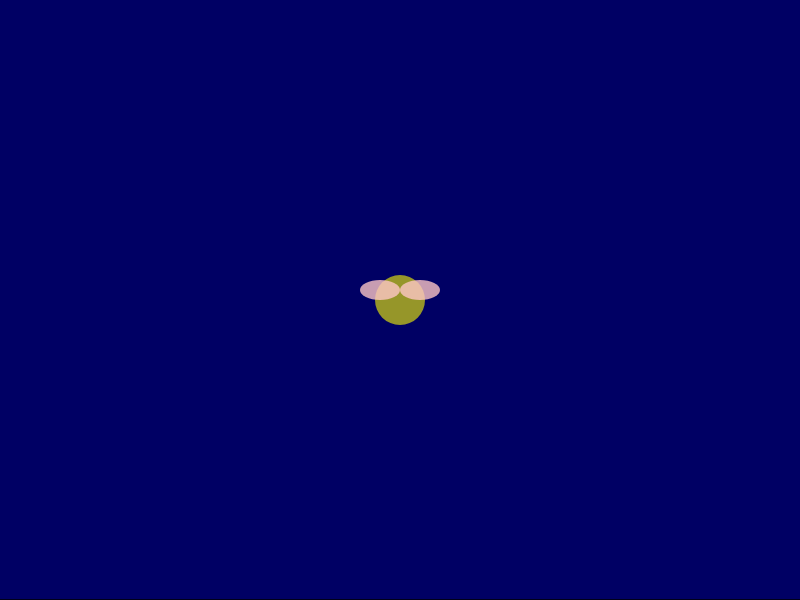
Frame 1 (no input)
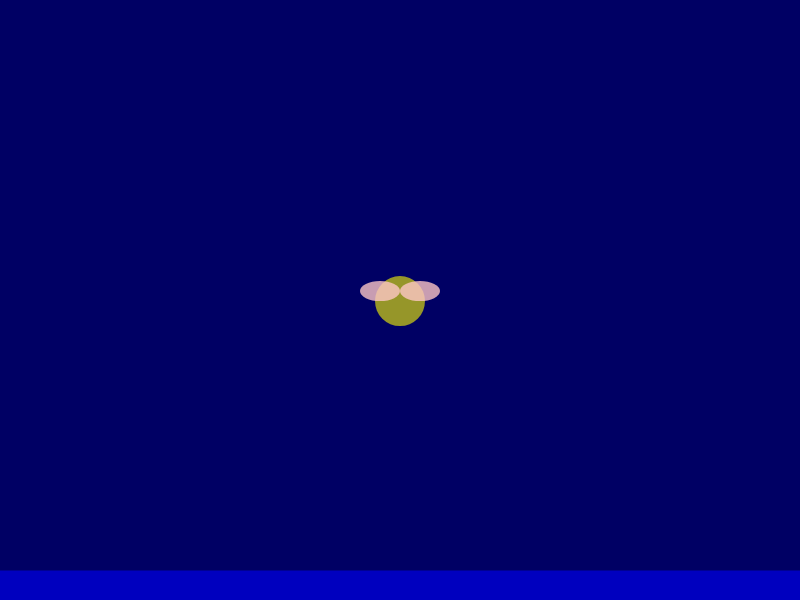
Frame 60 (no input)
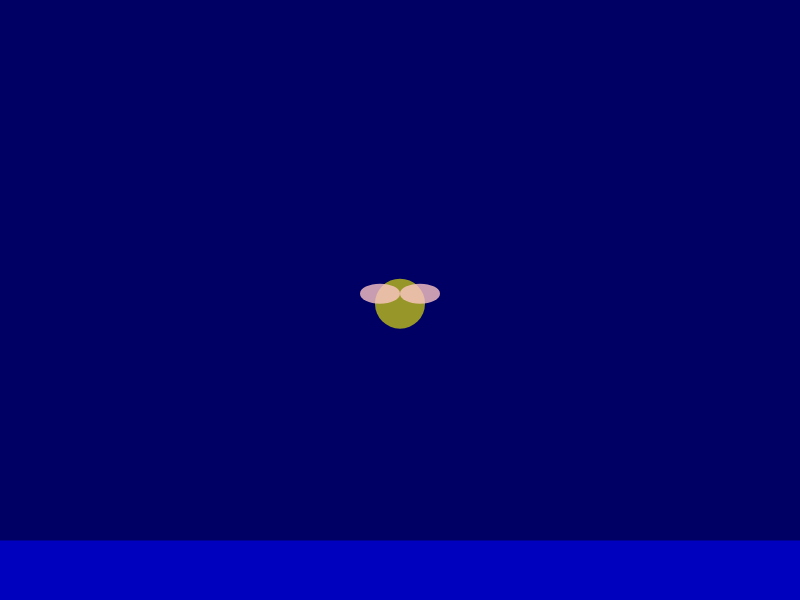
Frame 120 (the mouse pressed at the canvas centre since frame 60)

The p5.js sketch that drew these frames (run headless with seeded random() and noise() and a simulated clock; from frame 60 on, the mouse is pressed at the canvas centre):

// p5.js sketch
// ── sketch.js
let fairyX, fairyY
let waterY

function setup() {
    createCanvas(800, 600)
    fairyX = width / 2
    fairyY = height / 2
    waterY = height
}

function draw() {
    background(0, 0, 100)

    fill(0, 0, 255, 150)
    rect(0, waterY, width, height - waterY);

    waterY -=0.5
    if (waterY < height / 2){
        waterY = height
    }

    drawFairy(fairyX, fairyY)

    fairyY += sin(frameCount * 0.1) * 2
}

function drawFairy(x, y) {
    noStroke()
    fill(255, 255, 0, 150)
    ellipse(x, y, 50, 50)

    fill(255, 200, 200, 200)
    ellipse(x - 20, y - 10, 40, 20)
    ellipse(x + 20, y - 10, 40, 20)
}
